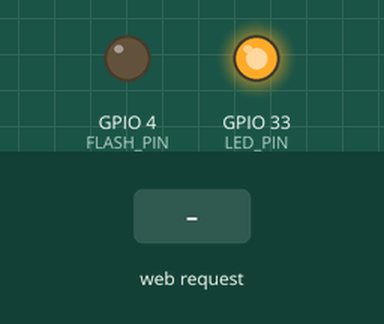
Simulated run of this sketch. Board: ESP32. Parts: output pins drawn as LEDs (lit = HIGH). Inputs (shaded band) come from the test bench. WiFi joins after 1.5 s; servers stay silent unless stated; what the sketch prints to the serial monitor is not drawn.

Above: at 2.7 s.
2.8 s: HTTP request GET /flash/on received
At 3.8 s:
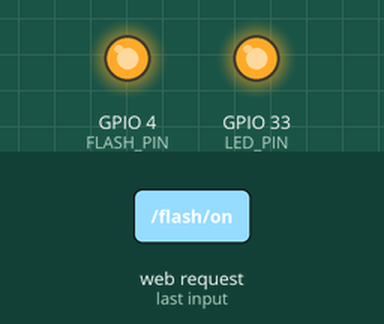
4.3 s: HTTP request GET /led/on received
At 4.9 s:
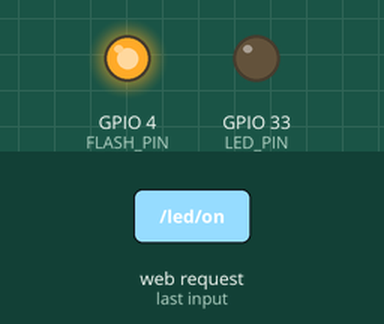
5.8 s: HTTP request GET /flash/off received
At 7.2 s:
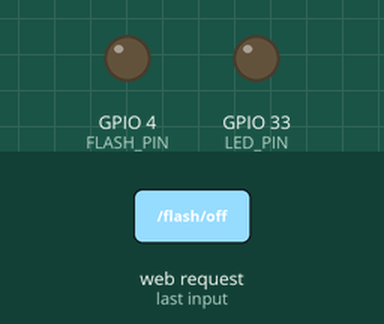
Timing chart, 0 to 8.8 s (numbered marks = the images above; inputs shaded):
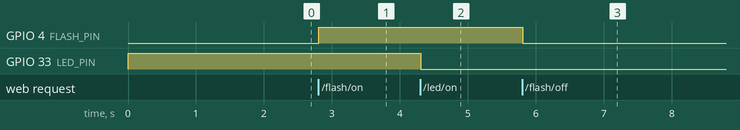

The sketch:

WebServerLedControl.ino
```cpp
#include <WiFi.h>

// Replace with your network credentials
const char* SSID     = "Michael";
const char* PASSWORD = "HelloWorld";


// Set web server port number to 80
WiFiServer server(80);

// Variable to store the HTTP request
String header;

// Auxiliar variables to store the current output state
String FLASH_STATE = "off";
String LED_STATE = "off";

// Assign output variables to GPIO pins
const int FLASH_PIN = 4;
const int LED_PIN = 33;

// Current time
unsigned long currentTime = millis();
// Previous time
unsigned long previousTime = 0;
// Define timeout time in milliseconds (example: 2000ms = 2s)
const long timeoutTime = 2000;

void setup() {
    Serial.begin(115200);
    // Initialize the output variables as outputs
    pinMode(FLASH_PIN, OUTPUT);
    pinMode(LED_PIN, OUTPUT);
    // Set outputs to LOW
    digitalWrite(FLASH_PIN, LOW);
    digitalWrite(LED_PIN, HIGH);  // the built-in led is active low

    // Connect to Wi-Fi network with SSID and password
    Serial.print("Connecting to ");
    Serial.println(SSID);
    WiFi.begin(SSID, PASSWORD);
    while (WiFi.status() != WL_CONNECTED) {
        delay(500);
        Serial.print(".");
    }
    // Print local IP address and start web server
    Serial.println("");
    Serial.println("WiFi connected.");
    Serial.println("IP address: ");
    Serial.println(WiFi.localIP());
    server.begin();
}

void loop() {
    WiFiClient client = server.available();   // Listen for incoming clients

    if (client) {                             // If a new client connects,
        currentTime = millis();
        previousTime = currentTime;
        Serial.println("New Client.");          // print a message out in the serial port
        String currentLine = "";                // make a String to hold incoming data from the client
        while (client.connected() && currentTime - previousTime <= timeoutTime) {  // loop while the client's connected
            currentTime = millis();
            if (client.available()) {             // if there's bytes to read from the client,
                char c = client.read();             // read a byte, then
                Serial.write(c);                    // print it out the serial monitor
                header += c;
                if (c == '\n') {                    // if the byte is a newline character
                    // if the current line is blank, you got two newline characters in a row.
                    // that's the end of the client HTTP request, so send a response:
                    if (currentLine.length() == 0) {
                        // HTTP headers always start with a response code (e.g. HTTP/1.1 200 OK)
                        // and a content-type so the client knows what's coming, then a blank line:
                        client.println("HTTP/1.1 200 OK");
                        client.println("Content-type:text/html");
                        client.println("Connection: close");
                        client.println();

                        // turns the GPIOs on and off
                        if (header.indexOf("GET /flash/on") >= 0) {
                            Serial.println("FLASH on");
                            FLASH_STATE = "on";
                            digitalWrite(FLASH_PIN, HIGH);
                        }
                        else if (header.indexOf("GET /flash/off") >= 0) {
                            Serial.println("FLASH off");
                            FLASH_STATE = "off";
                            digitalWrite(FLASH_PIN, LOW);
                        }
                        else if (header.indexOf("GET /led/on") >= 0) {
                            Serial.println("LED on");
                            LED_STATE = "on";
                            digitalWrite(LED_PIN, LOW);
                        }
                        else if (header.indexOf("GET /led/off") >= 0) {
                            Serial.println("LED off");
                            LED_STATE = "off";
                            digitalWrite(LED_PIN, HIGH);
                        }

                        // Display the HTML web page
                        client.println("<!DOCTYPE html><html>");
                        client.println("<head><meta name=\"viewport\" content=\"width=device-width, initial-scale=1\">");
                        client.println("<link rel=\"icon\" href=\"data:,\">");
                        // CSS to style the on/off buttons
                        // Feel free to change the background-color and font-size attributes to fit your preferences
                        client.println("<style>html { font-family: Helvetica; display: inline-block; margin: 0px auto; text-align: center;}");
                        client.println(".button { background-color: #4CAF50; border: none; color: white; padding: 16px 40px;");
                        client.println("text-decoration: none; font-size: 30px; margin: 2px; cursor: pointer;}");
                        client.println(".button2 {background-color: #555555;}</style></head>");

                        // Web Page Heading
                        client.println("<body><h1>ESP32 Web Server</h1>");

                        // Display current state, and ON/OFF buttons for FLASH_PIN
                        client.println("<p>FLASH_STATE " + FLASH_STATE + "</p>");
                        // If the FLASH_STATE is off, it displays the ON button
                        if (FLASH_STATE == "off") {
                            client.println("<p><a href=\"/flash/on\"><button class=\"button\">ON</button></a></p>");
                        }
                        else {
                            client.println("<p><a href=\"/flash/off\"><button class=\"button button2\">OFF</button></a></p>");
                        }

                        // Display current state, and ON/OFF buttons for LED_PIN
                        client.println("<p>LED_STATE " + LED_STATE + "</p>");
                        // If the LED_STATE is off, it displays the ON button
                        if (LED_STATE == "off") {
                            client.println("<p><a href=\"/led/on\"><button class=\"button\">ON</button></a></p>");
                        }
                        else {
                            client.println("<p><a href=\"/led/off\"><button class=\"button button2\">OFF</button></a></p>");
                        }
                        client.println("</body></html>");

                        // The HTTP response ends with another blank line
                        client.println();
                        // Break out of the while loop
                        break;
                    }
                    else { // if you got a newline, then clear currentLine
                        currentLine = "";
                    }
                }
                else if (c != '\r') {  // if you got anything else but a carriage return character,
                    currentLine += c;      // add it to the end of the currentLine
                }
            }
        }
        // Clear the header variable
        header = "";
        // Close the connection
        client.stop();
        Serial.println("Client disconnected.");
        Serial.println("");
    }
}
```

Measured:
- after the input at 2.8 s, GPIO 4 (FLASH_PIN): LOW → HIGH at once
- after the input at 4.3 s, GPIO 33 (LED_PIN): HIGH → LOW at once
- after the input at 5.8 s, GPIO 4 (FLASH_PIN): HIGH → LOW at once
